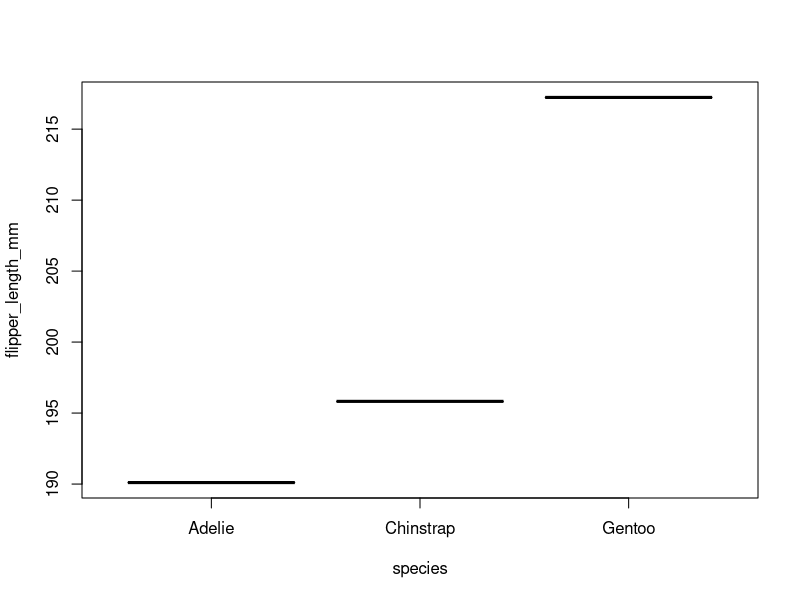

This figure's R source:
## ---- chunk 1
#| message: false
library(tidyverse)
library(palmerpenguins)
head(penguins)
## ---- chunk 2
#| message: false
n_islands <- n_distinct(penguins$island)

n_islands
## ---- chunk 3
#| label: avg_flip
#| fig-cap: "A figure showing average flipper length in mm by species"

avg_flip <- penguins |> 
  group_by(species) |> 
  drop_na() |> 
  summarise(flipper_length_mm = mean(flipper_length_mm))
plot(avg_flip)
## ---- chunk 4
#| fig-cap: "A table showing average flipper length in mm by species by island"
avg_flip_per_island <- penguins |> 
  group_by(species, island) |> 
  drop_na() |> 
  summarise(flipper_length_mm = mean(flipper_length_mm))
avg_flip_per_island
